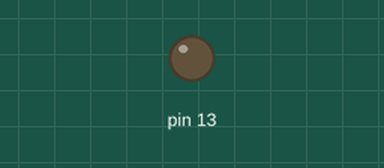
Recording of a sketch running on a simulated Arduino Uno, built with avr-gcc and run on an emulated ATmega328P. On the bench: output pins drawn as LEDs (lit = HIGH).

Above: at 0.7 s.
At 2.47 s:
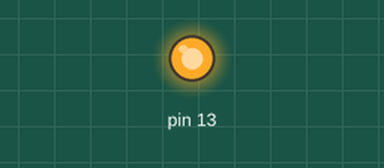
Timing chart, 0 to 3.0 s (numbered marks = the images above):
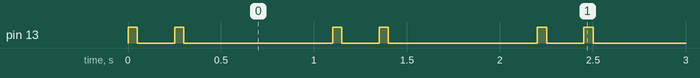

The sketch:

mother-love.ino
```cpp
/*
 * almost a heartbeat
 */

void setup() {

  pinMode(13, OUTPUT);
}

void loop() {
  digitalWrite(13, HIGH);
  delay(50);
  digitalWrite(13,LOW);
  delay(200);
  digitalWrite(13, HIGH);
  delay(50);
  digitalWrite(13, LOW);
  delay(800);
}
```

Measured:
- by itself, pin 13: repeats every 1.1 s: LOW 0.20 s, HIGH 0.05 s, LOW 0.80 s, HIGH 0.05 s
- by itself, everything shown: repeats every 1.1 s, in 4 steps
